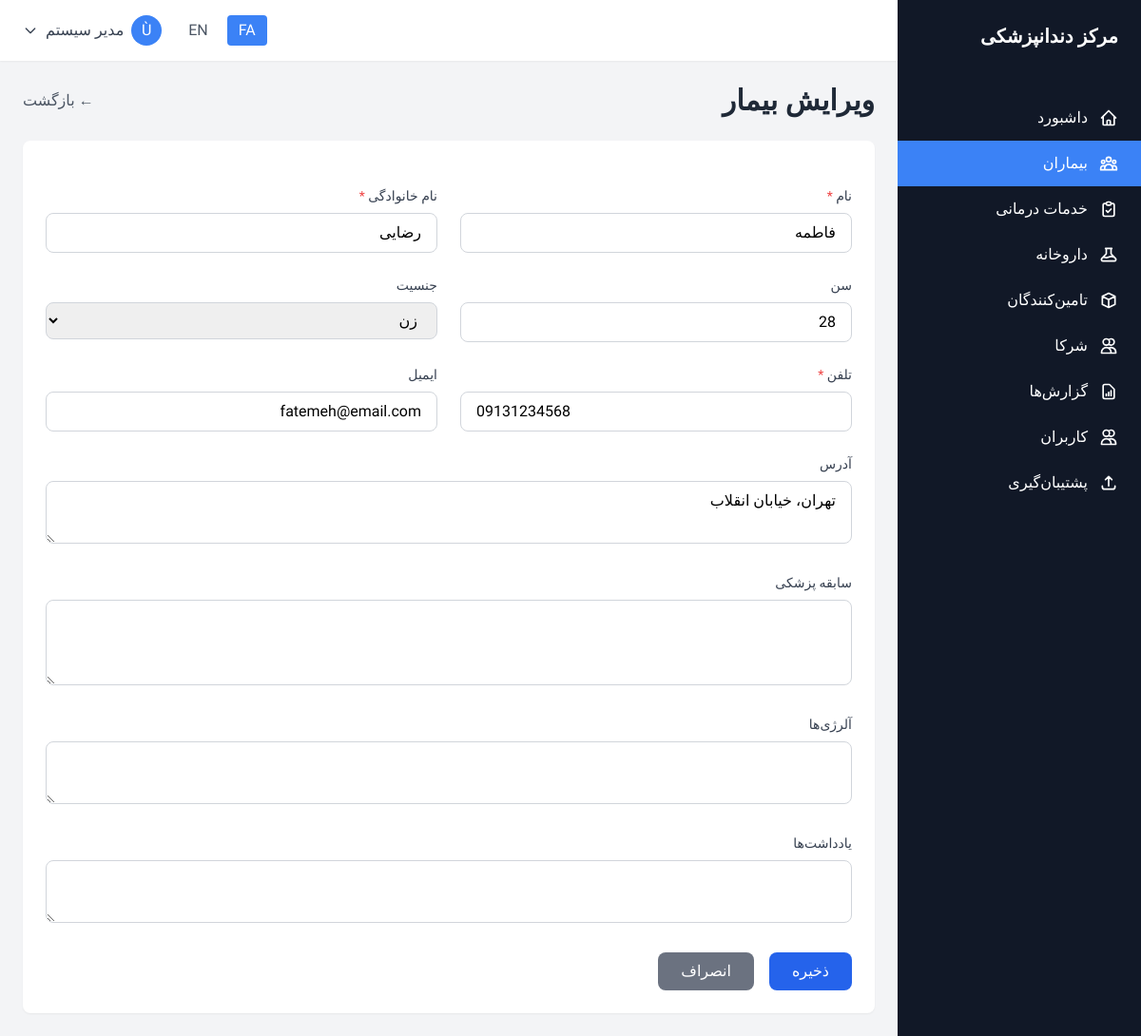
Page /patients/edit.php?id=2 (signed in) on the committed database.
### tables this page shows
CREATE TABLE IF NOT EXISTS system (
    id INT AUTO_INCREMENT PRIMARY KEY,
    record_type ENUM('setting', 'activity_log') NOT NULL,
    setting_key VARCHAR(50),
    setting_value TEXT,
    setting_type VARCHAR(20) DEFAULT 'text',
    description TEXT,
    user_id INT,
    action VARCHAR(50),
    table_name VARCHAR(50),
    record_id INT,
    ip_address VARCHAR(45),
    user_agent TEXT,
    created_at DATETIME DEFAULT CURRENT_TIMESTAMP,
    updated_at DATETIME DEFAULT CURRENT_TIMESTAMP ON UPDATE CURRENT_TIMESTAMP,
    INDEX idx_record_type (record_type),
    INDEX idx_setting_key (setting_key),
    INDEX idx_user_action (user_id, action),
    INDEX idx_table_record (table_name, record_id),
    INDEX idx_activity_date (created_at),
    UNIQUE KEY unique_setting (setting_key, record_type),
    FOREIGN KEY (user_id) REFERENCES users(id) ON DELETE SET NULL
);

CREATE TABLE IF NOT EXISTS patients (
    id INT AUTO_INCREMENT PRIMARY KEY,
    patient_code VARCHAR(20) UNIQUE NOT NULL,
    first_name VARCHAR(50) NOT NULL,
    last_name VARCHAR(50) NOT NULL,
    age INT,
    gender ENUM('male', 'female', 'other'),
    phone VARCHAR(20) NOT NULL,
    email VARCHAR(100),
    address TEXT,
    medical_history TEXT,
    allergies TEXT,
    notes TEXT,
    created_by INT,
    created_at DATETIME DEFAULT CURRENT_TIMESTAMP,
    updated_at DATETIME DEFAULT CURRENT_TIMESTAMP ON UPDATE CURRENT_TIMESTAMP,
    INDEX idx_patient_code (patient_code),
    INDEX idx_phone (phone),
    INDEX idx_name_phone (first_name, last_name, phone),
    INDEX idx_created_date (created_at),
    FOREIGN KEY (created_by) REFERENCES users(id) ON DELETE SET NULL
);

### patients/edit.php (the view, shortened to what the rows shown need)
<?php
require_once '../config/config.php';
$patientId = intval($_GET['id'] ?? 0);
$patient = fetchOne("SELECT * FROM patients WHERE id = ?", [$patientId]);
include '../includes/header.php';
?>
<div class="space-y-6">
    <div class="flex items-center justify-between">
        <h1 class="text-3xl font-bold text-gray-800"><?php echo $lang['edit_patient']; ?></h1>
    </div>
    <div class="bg-white rounded-lg shadow-sm p-6">
        <form id="patient-form" class="space-y-6">
            <div class="grid grid-cols-1 md:grid-cols-2 gap-6">
                <div>
                    <label class="block text-sm font-medium text-gray-700 mb-2">
                        <?php echo $lang['first_name']; ?> <span class="text-red-500">*</span>
                    </label>
                    <input type="text" name="first_name" value="<?php echo htmlspecialchars($patient['first_name']); ?>" required
                        class="w-full px-4 py-2 border border-gray-300 rounded-lg focus:ring-2 focus:ring-blue-500 focus:border-transparent outline-none">
                </div>
                <div>
                    <label class="block text-sm font-medium text-gray-700 mb-2">
                        <?php echo $lang['last_name']; ?> <span class="text-red-500">*</span>
                    </label>
                    <input type="text" name="last_name" value="<?php echo htmlspecialchars($patient['last_name']); ?>" required
                        class="w-full px-4 py-2 border border-gray-300 rounded-lg focus:ring-2 focus:ring-blue-500 focus:border-transparent outline-none">
                </div>
                <div>
                    <label class="block text-sm font-medium text-gray-700 mb-2">
                        <?php echo $lang['age']; ?>
                    </label>
                    <input type="number" name="age" value="<?php echo $patient['age']; ?>" min="0" max="150"
                        class="w-full px-4 py-2 border border-gray-300 rounded-lg focus:ring-2 focus:ring-blue-500 focus:border-transparent outline-none">
                </div>
                <div>
                    <label class="block text-sm font-medium text-gray-700 mb-2">
                        <?php echo $lang['gender']; ?>
                    </label>
                    <select name="gender"
                        class="w-full px-4 py-2 border border-gray-300 rounded-lg focus:ring-2 focus:ring-blue-500 focus:border-transparent outline-none">
                        <option value="female" <?php echo $patient['gender'] === 'female' ? 'selected' : ''; ?>><?php echo $lang['female']; ?></option>
                    </select>
                </div>
                <div>
                    <label class="block text-sm font-medium text-gray-700 mb-2">
                        <?php echo $lang['phone']; ?> <span class="text-red-500">*</span>
                    </label>
                    <input type="tel" name="phone" value="<?php echo htmlspecialchars($patient['phone']); ?>" required
                        class="w-full px-4 py-2 border border-gray-300 rounded-lg focus:ring-2 focus:ring-blue-500 focus:border-transparent outline-none">
                </div>
                <div>
                    <label class="block text-sm font-medium text-gray-700 mb-2">
                        <?php echo $lang['email']; ?>
                    </label>
                    <input type="email" name="email" value="<?php echo htmlspecialchars($patient['email']); ?>"
                        class="w-full px-4 py-2 border border-gray-300 rounded-lg focus:ring-2 focus:ring-blue-500 focus:border-transparent outline-none">
                </div>
            </div>
            <div>
                <label class="block text-sm font-medium text-gray-700 mb-2">
                    <?php echo $lang['address']; ?>
                </label>
                <textarea name="address" rows="2"
                    class="w-full px-4 py-2 border border-gray-300 rounded-lg focus:ring-2 focus:ring-blue-500 focus:border-transparent outline-none"><?php echo htmlspecialchars($patient['address']); ?></textarea>
            </div>
        </form>
    </div>
</div>
<?php include '../includes/footer.php'; ?>

### includes/header.php (shortened to what the rows shown need)
<?php
$lang = loadLanguage();
?>
<!DOCTYPE html>
<html lang="<?php echo $current_lang; ?>" dir="<?php echo $current_lang === 'fa' ? 'rtl' : 'ltr'; ?>">
<head>
    <script src="https://cdn.tailwindcss.com"></script>
</head>
<body class="bg-gray-100">
    <div class="flex h-screen overflow-hidden">
        <aside class="w-64 bg-gray-900 text-white flex-shrink-0 hidden md:block flex flex-col">
            <div class="p-6 flex-shrink-0">
                <h1 class="text-xl font-bold"><?php echo getSetting('clinic_name', $lang['app_name']); ?></h1>
            </div>
        </aside>
        <div class="flex-1 flex flex-col overflow-hidden">
            <main class="flex-1 overflow-y-auto p-6">

### rows in the picture
system: setting_value "مرکز دندانپزشکی"
patients: first_name "فاطمه", last_name "رضایی", age "28", gender "زن", phone "09131234568", email "fatemeh@email.com", address "تهران، خیابان انقلاب"

### other values in the picture
$lang['menu_dashboard'] "داشبورد"
$lang['menu_patients'] "بیماران"
$lang['menu_services'] "خدمات درمانی"
$lang['menu_medicines'] "داروخانه"
$lang['menu_suppliers'] "تامین‌کنندگان"
$lang['menu_partners'] "شرکا"
$lang['menu_reports'] "گزارش‌ها"
$lang['menu_users'] "کاربران"
$lang['menu_backup'] "پشتیبان‌گیری"
substr($user['full_name'], 0, 1) "Ù"
$user['full_name'] "مدیر سیستم"
$lang['edit_patient'] "ویرایش بیمار"
$lang['back'] "بازگشت"
$lang['first_name'] "نام"
$lang['last_name'] "نام خانوادگی"
